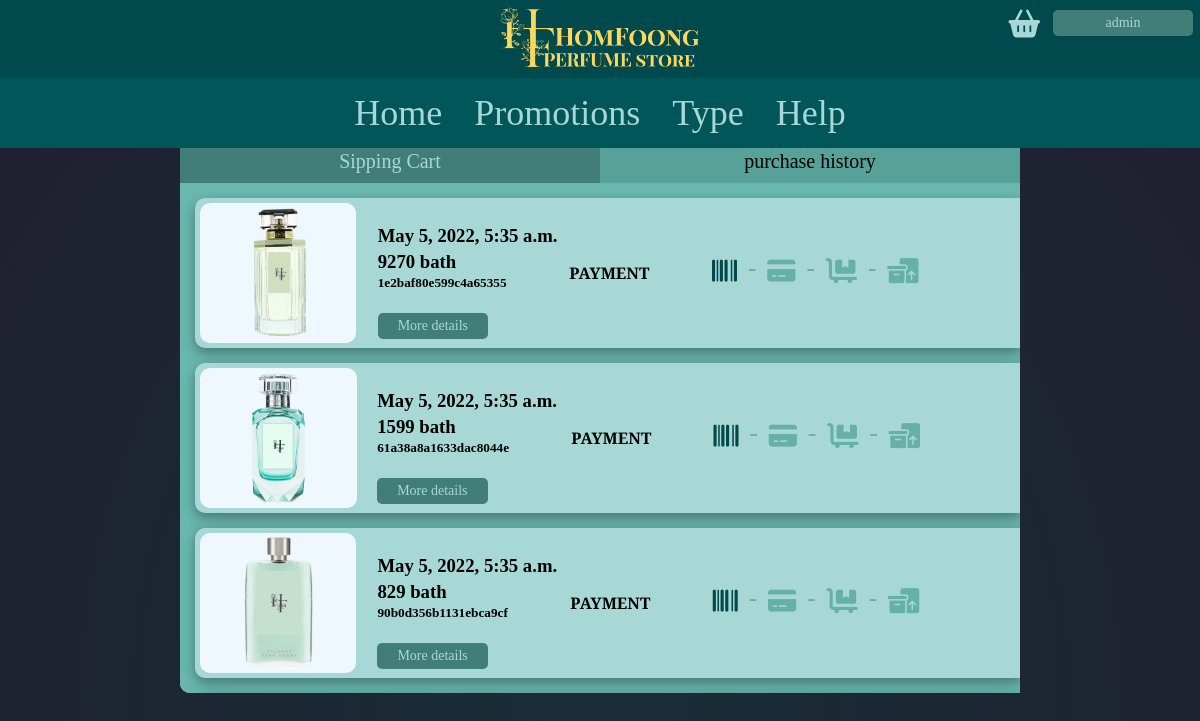
Screenshot of /transaction (signed in) with the database file from the repository.
### myapp/models.py (models this page shows, shortened)
class Transaction(models.Model):
    customer = models.ForeignKey(customer, on_delete=models.SET_NULL, default=None, blank=True, null=True)
    transaction = models.CharField(max_length=50)
    total = models.PositiveIntegerField(default=0)
    stats = models.PositiveIntegerField(default=0)
    image = models.ImageField(null=True)
    created_at = models.DateTimeField(auto_now_add=True)

class Order(models.Model):
    transaction = models.ForeignKey(Transaction, on_delete=models.CASCADE)
    product = models.ForeignKey(Product_list, on_delete=models.CASCADE)
    quantity = models.PositiveIntegerField(default=1)

class Product_list(models.Model):
    name = models.CharField(max_length=50)
    description = models.CharField(max_length=1000, null=True, blank=True)
    type_product = models.CharField(max_length=50)
    price = models.IntegerField()
    image=models.ImageField(upload_to='product_images')

### myapp/views.py (the view)
# urls.py: path('transaction', views.transactionview, name='transaction'),
def transactionview(request):
    user = request.user.customer
    transaction = Transaction.objects.filter(customer=user)
    title_image = []
    for i in transaction:
        title_image.append(Order.objects.filter(transaction=i)[0])
    transaction = zip(transaction, title_image)
    context = {
        "items": transaction
    }
    return render(request, 'transaction.html', context)

### myapp/templates/transaction.html (shortened to what this page needs)
{% load static %}
{% load crispy_forms_tags %}
<head>
    <link rel="stylesheet" type="text/css" href='{% static "css/cart.css" %}'>
    <link rel="stylesheet" href="https://cdnjs.cloudflare.com/ajax/libs/font-awesome/4.7.0/css/font-awesome.min.css">
</head>
<body>
    <div style="position: fixed; width: 100%; top: 0px;">
        <div class="logo">
            <img src="{% static 'media\logo.png' %}" width="200px">
            <div class="login">
                <a id="botton" class="fa-solid fa-basket-shopping"
                    style="font-size: 28; margin: 6px 3px; background: none;"></a>
                {% if user.is_authenticated %}
                <div class="dropdown">
                    <button class="dropbtn">{{user.username}}</button>
                </div>
                {% else %}
                <a id="botton" href="{% url 'customerregistration' %}">Sign up</a>
                <a id="botton" href="{% url 'customerlogin' %}">Sign in</a>
                {% endif %}
            </div>
        </div>
        <div class="navbar">
            <a href="{% url 'home' %}">Home</a>
            <a href="{% url 'promotions' %}">Promotions</a>
            <a href="{% url 'type' %}">Type</a>
            <a href="{% url 'help' %}">Help</a>
        </div>
    </div>
    <div class="con_select">
        <a href="{% url 'cart' %}">Sipping Cart</a>
        <a class="active">purchase history</a>
    </div>
    <div class="con">
        <div class="parent_main">
            <div class="div1_main">
                <div class="item_scroll">
                    {% for item, image in items %}
                    <div class="parent">
                        <div class="div1"><img src="{{image.product.image.url}}" class="image" style="height:100%">
                        </div>
                        <div class="div2">
                            <h3 style="font-family: auto;">{{item.created_at}}</h3>
                            <h3 style="margin-top: -15px;margin-bottom: -20px;font-family: 'auto';">{{item.total}} bath
                            </h3>
                            <h5 style=" font-family: 'auto';">{{item.transaction}}</h5>
                            <a href="{% url 'detail_transaction' item.transaction %}">More details</a>
                        </div>
                        <div class="div3">
                            {% if item.stats == 0 %}
                            <h4>PAYMENT</h4>
                            {% elif item.stats == 1 %}
                            <h4>VERIFYING</h4>
                            {% elif item.stats == 2 %}
                            <h4>ON-THE WAY</h4>
                            {% else %}
                            <h4>SUCCESSFULLY</h4>
                            {% endif %}
                        </div>
                        <div class="div4" style="font-size: 25px;">
                            {% if item.stats == 0 %}
                            <i class="fa-solid fa-barcode active"></i>
                            <a>-</a>
                            <i class="fa-solid fa-credit-card"></i>
                            <a>-</a>
                            <i class="fa-solid fa-cart-flatbed"></i>
                            <a>-</a>
                            <i class="fa-solid fa-boxes-packing"></i>
                            {% endif %}
                        </div>
                    </div>
                    {% endfor %}
                </div>
            </div>
        </div>
    </div>
</body>
</html>

### myapp/static/css/cart.css (style rules this page uses)
* { font-family: 'Playfair Display SC', serif; }
::placeholder { color: #A7D8D5; opacity: 1; }
body { margin: 0; background: radial-gradient(ellipse at center, #192d38 0, #211f2f 100%); }
.dropbtn { float: left; display: block; color: #A7D8D5; background: #417E77; text-align: center; padding: 5px 7px; width: 140px; border: none; margin: 11px 3px; text-decoration: none; font-size: 14px; border-radius: 5px; }
.dropdown { position: relative; display: inline-block; }
.logo { overflow: hidden; background-color: #004A4D; display: flex; justify-content: center; }
.logo a[id=botton] { float: left; display: block; color: #A7D8D5; background: #417E77; text-align: center; padding: 5px 7px; margin: 11px 3px; text-decoration: none; font-size: 14px; border-radius: 5px; }
.navbar { overflow: hidden; background-color: #005659; display: flex; justify-content: center; top: 0; width: 100%; }
.navbar a { float: left; display: block; color: #A7D8D5; text-align: center; padding: 14px 16px; text-decoration: none; font-size: 3vmin; }
.login { display: flex; margin: 14px; position: fixed; right: -10px; top: -15px; }

### myapp/templates/transaction.html (style rules this page uses)
body { background: radial-gradient(ellipse at center, #192d38 0, #211f2f 100%); }
.con { display: flex; margin: 0% 15%; border-radius: 10px; flex-direction: column; justify-content: flex-start; background-color: #E2E2E2; }
.image { position: relative; margin: auto; }
.parent_main { grid-template-columns: repeat(2, 1fr); grid-template-rows: 1fr; grid-column-gap: 5px; grid-row-gap: 0px; }
.parent { background-color: #A7D8D5; box-shadow: 0 4px 8px 0 rgba(0, 0, 0, 0.2), 0 6px 20px 0 rgba(0, 0, 0, 0.19); display: grid; grid-template-columns: repeat(7, 1fr); grid-template-rows: 1fr; grid-column-gap: 0px; grid-row-gap: 0px; border-bottom-left-radius: 10px; border-top-left-radius: 10px; margin-left: 15px; margin-top: 15px; height: 150px; }
.div1 { grid-area: 1 / 1 / 3 / 3; display: flex; justify-content: center; background-color: aliceblue; margin: 5px; border-radius: 10px; max-width: 50%; }
.div2 { grid-area: 1 / 2 / 2 / 3; position: relative; margin: auto; margin-left: 80px; margin-right: -100%; }
.div3 { grid-area: 1 / 3 / 2 / 5; display: flex; margin: auto; }
.div4 { grid-area: 1 / 5 / 2 / 7; margin: auto; display: flex; position: relative; justify-content: space-around; color: #65b0a7; }
.div4 a { margin: 0px 11px 0px 11px; position: relative; top: -5px; }
.div4 i.active { color: #004a4d; }
.div2 a { float: left; display: block; color: #A7D8D5; background: #417E77; text-align: center; padding: 5px 20px; text-decoration: none; font-size: 14px; border-radius: 5px; }
.item_scroll { background-color: #6ab9b0; border-bottom-left-radius: 10px; height: 510px; overflow: auto; }
.con_select { display: flex; margin: 0% 15%; border-radius: 10px; padding-bottom: 20px; max-width: 100%; justify-content: space-around; margin-top: 140px; margin-bottom: -20px; background-color: #417e77; }
.con_select a { float: left; display: block; color: #A7D8D5; background: #417E77; text-align: center; padding: 10px; width: 100%; text-decoration: none; font-size: 20px; }
.con_select a.active { background: #58a199; color: #000000; }

### rows the page displays
Transaction: product.image (picture), created_at "May 5, 2022, 5:35 a.m.", total "9270", transaction "1e2baf80e599c4a65355", stats "PAYMENT"
Transaction: product.image (picture), created_at "May 5, 2022, 5:35 a.m.", total "1599", transaction "61a38a8a1633dac8044e", stats "PAYMENT"
Transaction: product.image (picture), created_at "May 5, 2022, 5:35 a.m.", total "829", transaction "90b0d356b1131ebca9cf", stats "PAYMENT"

### other values shown
{{ user.username }} "admin"
